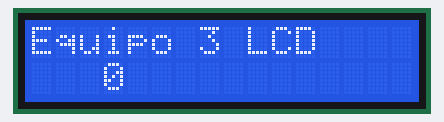
Recording of a sketch running on a simulated Arduino Uno, built with avr-gcc and run on an emulated ATmega328P. Parts: 16×2 character LCD.

Above: at 0.1 s.
At 3.6 s:
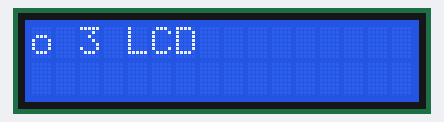
At 7.8 s:
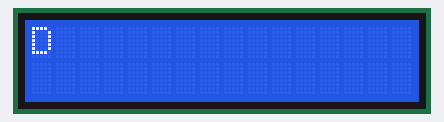
At 18.3 s:
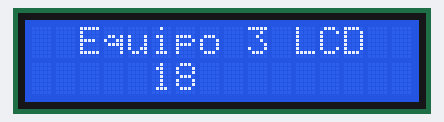
At 28.1 s:
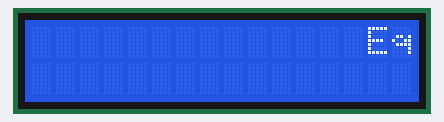
At 36.5 s:
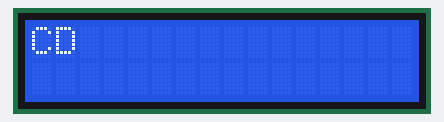

The sketch:

LiquidCrystalDisplay.ino
```cpp
#include <LiquidCrystal.h>
LiquidCrystal lcd(7, 8, 9, 10, 11, 12); //    ( RS, EN, d4, d5, d6, d7)

void setup()
   {
       lcd.begin(16, 2); // Fijar el numero de caracteres y de filas
       lcd.print("Equipo 3 LCD"); // Enviar el mensaje
   }

void loop()
   {
       lcd.setCursor(3, 8);  // set the cursor to column 0, line 1
       lcd.print(millis() / 1000);  // print the number of seconds since reset:
       lcd.autoscroll();
       delay(700);
   }
   String reloj()
   {
       int n = millis() / 1000 ;       // Lo pasamos a segundos
       int segundos = n % 60  ;
       int minutos =  n / 60  ;

       String S = String(minutos) + ":" + String(segundos);
       return (S);
   }
```

Measured:
- what the display in image 1 shows lasts 0.7 s, from 3.6 s to 4.3 s
